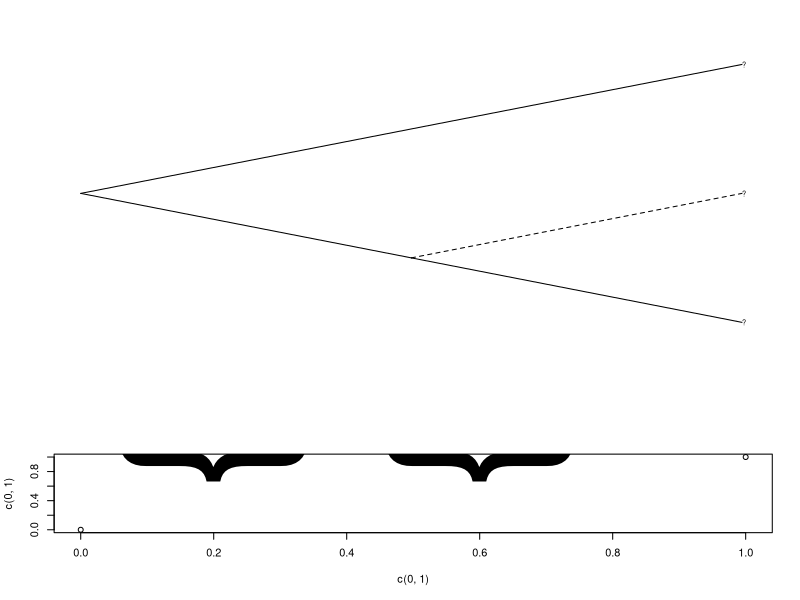

Reproduce this figure in R.
## ---- chunk 1
knitr::opts_chunk$set(echo = TRUE)
## ---- chunk 2
library(ape)
s = read.tree(text = '((?,?),?);' )
layout(matrix(c(1,1,2), 3, 1, byrow = TRUE))
plot(s,type = 'cladogram',edge.lty=c(1,1,2,1),font=6)
plot(c(0,1), c(0,1))
text(x = c(0.2,0.6), y = 1, '{', srt = 90, cex = 18)
